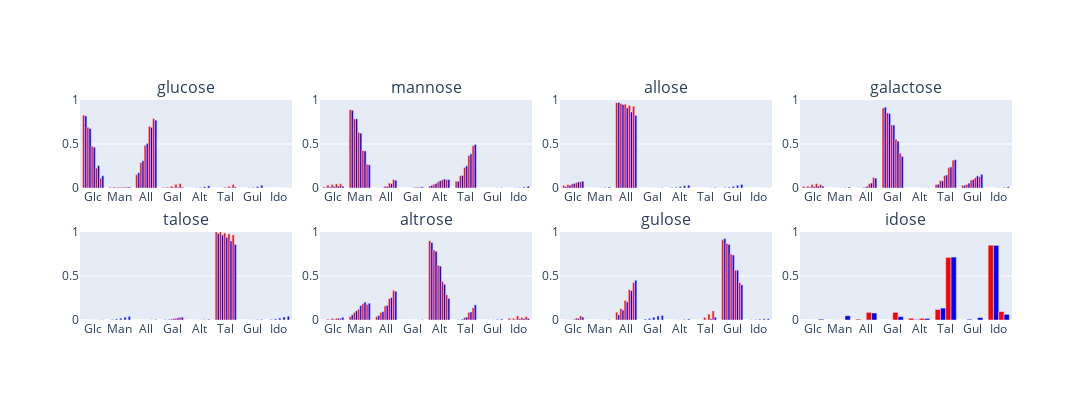

The notebook cell this image was saved under:
### Markdown cell above
parameters = lmfit.Parameters()

add_parameters("Glc_All",  13000,  10, (True,False))
add_parameters("Glc_Gal",   1000,  -2,  (True,False))
add_parameters("Glc_Man",   1000,  -3,  (True,False))
add_parameters("All_Gul",   4000, -11, (True,False))
add_parameters("Gul_Gal",   4000,  -3,  (True,False))
add_parameters("Gal_Tal",   3000,  10, (True,False))
add_parameters("Tal_Man",   5000, -12, (True,False))
add_parameters("Man_Alt",  10000,  -2,  (True,False))
add_parameters("Alt_All",   3700,  10, (True,False))
add_parameters("Alt_Ido",   1000,  1,  (True,False))
add_parameters("Tal_Ido",   5600, -14, (True,False))
add_parameters("Ido_Gul",   1000,  2,  (True,False))

parameter = lmfit.Parameter(
    name = f"log10_catalyst_deactivation_rate_constant",
    min = min_log10_catalyst_deactivation_rate_constant,
    value = default_log10_catalyst_deactivation_rate_constant,
    max = max_log10_catalyst_deactivation_rate_constant,
    vary = False
)
parameters.add(parameter)
#parameters.pretty_print()
#print(f"There are {len(parameters)} parameters.\n")

### Code cell
run_simulations()
plot() # red is experiment, blue is simulated

### Figure 1 — Plotly figure (JSON) as saved in the notebook; plotly's stock layout.template omitted (floating-point values rounded to 4 significant figures)
{"data": [{"marker": {"color": "red"}, "name": "exp:1200 s", "type": "bar", "x": ["Glc", "Man", "All", "Gal", "Alt", "Tal", "Gul", "Ido"], "xaxis": "x", "y": [0.8283, 0.0101, 0.1515, 0.0101, 0, 0, 0, 0], "yaxis": "y"}, {"marker": {"color": "blue"}, "name": "sim:1200 s", "type": "bar", "x": ["Glc", "Man", "All", "Gal", "Alt", "Tal", "Gul", "Ido"], "xaxis": "x", "y": [0.8189, 0.002349, 0.1745, 0.002922, 0.000523, 0.0001699, 0.0005558, 1.894e-06], "yaxis": "y"}, {"marker": {"color": "red"}, "name": "exp:1800 s", "type": "bar", "x": ["Glc", "Man", "All", "Gal", "Alt", "Tal", "Gul", "Ido"], "xaxis": "x", "y": [0.6907, 0.01031, 0.2887, 0.01031, 0, 0, 0, 0], "yaxis": "y"}, {"marker": {"color": "blue"}, "name": "sim:1800 s", "type": "bar", "x": ["Glc", "Man", "All", "Gal", "Alt", "Tal", "Gul", "Ido"], "xaxis": "x", "y": [0.6759, 0.004043, 0.3105, 0.005064, 0.001832, 0.0006062, 0.001979, 1.3e-05], "yaxis": "y"}, {"marker": {"color": "red"}, "name": "exp:2400 s", "type": "bar", "x": ["Glc", "Man", "All", "Gal", "Alt", "Tal", "Gul", "Ido"], "xaxis": "x", "y": [0.4742, 0.01031, 0.4845, 0.02062, 0, 0.01031, 0, 0], "yaxis": "y"}, {"marker": {"color": "blue"}, "name": "sim:2400 s", "type": "bar", "x": ["Glc", "Man", "All", "Gal", "Alt", "Tal", "Gul", "Ido"], "xaxis": "x", "y": [0.4642, 0.006355, 0.507, 0.007848, 0.005892, 0.002045, 0.006583, 8.577e-05], "yaxis": "y"}, {"marker": {"color": "red"}, "name": "exp:4920 s", "type": "bar", "x": ["Glc", "Man", "All", "Gal", "Alt", "Tal", "Gul", "Ido"], "xaxis": "x", "y": [0.2268, 0.01031, 0.701, 0.04124, 0, 0.02062, 0, 0], "yaxis": "y"}, {"marker": {"color": "blue"}, "name": "sim:4920 s", "type": "bar", "x": ["Glc", "Man", "All", "Gal", "Alt", "Tal", "Gul", "Ido"], "xaxis": "x", "y": [0.2544, 0.008913, 0.6892, 0.009818, 0.0145, 0.005679, 0.01714, 0.0004124], "yaxis": "y"}, {"marker": {"color": "red"}, "name": "exp:9720 s", "type": "bar", "x": ["Glc", "Man", "All", "Gal", "Alt", "Tal", "Gul", "Ido"], "xaxis": "x", "y": [0.1111, 0.0101, 0.7879, 0.05051, 0, 0.0404, 0, 0], "yaxis": "y"}, {"marker": {"color": "blue"}, "name": "sim:9720 s", "type": "bar", "x": ["Glc", "Man", "All", "Gal", "Alt", "Tal", "Gul", "Ido"], "xaxis": "x", "y": [0.1389, 0.01194, 0.7708, 0.01019, 0.02433, 0.01187, 0.03076, 0.001172], "yaxis": "y"}, {"marker": {"color": "red"}, "name": "exp:1200 s", "type": "bar", "x": ["Glc", "Man", "All", "Gal", "Alt", "Tal", "Gul", "Ido"], "xaxis": "x2", "y": [0.01099, 0.8901, 0, 0, 0.02198, 0.07692, 0, 0], "yaxis": "y2"}, {"marker": {"color": "blue"}, "name": "sim:1200 s", "type": "bar", "x": ["Glc", "Man", "All", "Gal", "Alt", "Tal", "Gul", "Ido"], "xaxis": "x2", "y": [0.007021, 0.8843, 0.001568, 0.0001846, 0.02969, 0.07685, 5.959e-06, 0.0003407], "yaxis": "y2"}, {"marker": {"color": "red"}, "name": "exp:1800 s", "type": "bar", "x": ["Glc", "Man", "All", "Gal", "Alt", "Tal", "Gul", "Ido"], "xaxis": "x2", "y": [0.03226, 0.7849, 0, 0, 0.04301, 0.1398, 0, 0], "yaxis": "y2"}, {"marker": {"color": "blue"}, "name": "sim:1800 s", "type": "bar", "x": ["Glc", "Man", "All", "Gal", "Alt", "Tal", "Gul", "Ido"], "xaxis": "x2", "y": [0.01194, 0.7859, 0.005586, 0.0006733, 0.05211, 0.1425, 4.169e-05, 0.001227], "yaxis": "y2"}, {"marker": {"color": "red"}, "name": "exp:2400 s", "type": "bar", "x": ["Glc", "Man", "All", "Gal", "Alt", "Tal", "Gul", "Ido"], "xaxis": "x2", "y": [0.04082, 0.6327, 0.02041, 0, 0.07143, 0.2347, 0, 0], "yaxis": "y2"}, {"marker": {"color": "blue"}, "name": "sim:2400 s", "type": "bar", "x": ["Glc", "Man", "All", "Gal", "Alt", "Tal", "Gul", "Ido"], "xaxis": "x2", "y": [0.01784, 0.6228, 0.01858, 0.002347, 0.08206, 0.2519, 0.000286, 0.004167], "yaxis": "y2"}, {"marker": {"color": "red"}, "name": "exp:4920 s", "type": "bar", "x": ["Glc", "Man", "All", "Gal", "Alt", "Tal", "Gul", "Ido"], "xaxis": "x2", "y": [0.0463, 0.4259, 0.05556, 0.009259, 0.09259, 0.3704, 0, 0], "yaxis": "y2"}, {"marker": {"color": "blue"}, "name": "sim:4920 s", "type": "bar", "x": ["Glc", "Man", "All", "Gal", "Alt", "Tal", "Gul", "Ido"], "xaxis": "x2", "y": [0.02108, 0.4216, 0.04844, 0.006614, 0.1018, 0.3878, 0.001471, 0.01118], "yaxis": "y2"}, {"marker": {"color": "red"}, "name": "exp:9720 s", "type": "bar", "x": ["Glc", "Man", "All", "Gal", "Alt", "Tal", "Gul", "Ido"], "xaxis": "x2", "y": [0.04808, 0.2692, 0.09615, 0.009615, 0.09615, 0.4808, 0, 0], "yaxis": "y2"}, {"marker": {"color": "blue"}, "name": "sim:9720 s", "type": "bar", "x": ["Glc", "Man", "All", "Gal", "Alt", "Tal", "Gul", "Ido"], "xaxis": "x2", "y": [0.02066, 0.2628, 0.08755, 0.01307, 0.09596, 0.4948, 0.004505, 0.02066], "yaxis": "y2"}, {"marker": {"color": "red"}, "name": "exp:1200 s", "type": "bar", "x": ["Glc", "Man", "All", "Gal", "Alt", "Tal", "Gul", "Ido"], "xaxis": "x3", "y": [0.03, 0, 0.97, 0, 0, 0, 0, 0], "yaxis": "y3"}, {"marker": {"color": "blue"}, "name": "sim:1200 s", "type": "bar", "x": ["Glc", "Man", "All", "Gal", "Alt", "Tal", "Gul", "Ido"], "xaxis": "x3", "y": [0.01746, 0.0001939, 0.9717, 5.909e-05, 0.005153, 7.413e-06, 0.005443, 2.106e-05], "yaxis": "y3"}, {"marker": {"color": "red"}, "name": "exp:1800 s", "type": "bar", "x": ["Glc", "Man", "All", "Gal", "Alt", "Tal", "Gul", "Ido"], "xaxis": "x3", "y": [0.0396, 0, 0.9604, 0, 0, 0, 0, 0], "yaxis": "y3"}, {"marker": {"color": "blue"}, "name": "sim:1800 s", "type": "bar", "x": ["Glc", "Man", "All", "Gal", "Alt", "Tal", "Gul", "Ido"], "xaxis": "x3", "y": [0.03107, 0.0006965, 0.9481, 0.0002147, 0.009496, 5.191e-05, 0.01026, 7.678e-05], "yaxis": "y3"}, {"marker": {"color": "red"}, "name": "exp:2400 s", "type": "bar", "x": ["Glc", "Man", "All", "Gal", "Alt", "Tal", "Gul", "Ido"], "xaxis": "x3", "y": [0.04762, 0, 0.9524, 0, 0, 0, 0, 0], "yaxis": "y3"}, {"marker": {"color": "blue"}, "name": "sim:2400 s", "type": "bar", "x": ["Glc", "Man", "All", "Gal", "Alt", "Tal", "Gul", "Ido"], "xaxis": "x3", "y": [0.05071, 0.002353, 0.9102, 0.000744, 0.0166, 0.0003637, 0.01873, 0.0002682], "yaxis": "y3"}, {"marker": {"color": "red"}, "name": "exp:4920 s", "type": "bar", "x": ["Glc", "Man", "All", "Gal", "Alt", "Tal", "Gul", "Ido"], "xaxis": "x3", "y": [0.06061, 0, 0.9394, 0, 0, 0, 0, 0], "yaxis": "y3"}, {"marker": {"color": "blue"}, "name": "sim:4920 s", "type": "bar", "x": ["Glc", "Man", "All", "Gal", "Alt", "Tal", "Gul", "Ido"], "xaxis": "x3", "y": [0.06898, 0.006273, 0.8643, 0.00208, 0.02519, 0.001985, 0.03039, 0.0007646], "yaxis": "y3"}, {"marker": {"color": "red"}, "name": "exp:9720 s", "type": "bar", "x": ["Glc", "Man", "All", "Gal", "Alt", "Tal", "Gul", "Ido"], "xaxis": "x3", "y": [0.07071, 0, 0.9293, 0, 0, 0, 0, 0], "yaxis": "y3"}, {"marker": {"color": "blue"}, "name": "sim:9720 s", "type": "bar", "x": ["Glc", "Man", "All", "Gal", "Alt", "Tal", "Gul", "Ido"], "xaxis": "x3", "y": [0.07726, 0.01158, 0.8259, 0.004105, 0.03181, 0.006614, 0.04118, 0.001565], "yaxis": "y3"}, {"marker": {"color": "red"}, "name": "exp:1200 s", "type": "bar", "x": ["Glc", "Man", "All", "Gal", "Alt", "Tal", "Gul", "Ido"], "xaxis": "x4", "y": [0.0202, 0, 0, 0.9091, 0, 0.0404, 0.0303, 0], "yaxis": "y4"}, {"marker": {"color": "blue"}, "name": "sim:1200 s", "type": "bar", "x": ["Glc", "Man", "All", "Gal", "Alt", "Tal", "Gul", "Ido"], "xaxis": "x4", "y": [0.005848, 0.0001518, 0.001568, 0.9189, 5.042e-06, 0.04291, 0.03041, 0.0002003], "yaxis": "y4"}, {"marker": {"color": "red"}, "name": "exp:1800 s", "type": "bar", "x": ["Glc", "Man", "All", "Gal", "Alt", "Tal", "Gul", "Ido"], "xaxis": "x4", "y": [0.02083, 0, 0, 0.8542, 0, 0.08333, 0.04167, 0], "yaxis": "y4"}, {"marker": {"color": "blue"}, "name": "sim:1800 s", "type": "bar", "x": ["Glc", "Man", "All", "Gal", "Alt", "Tal", "Gul", "Ido"], "xaxis": "x4", "y": [0.01015, 0.0005546, 0.00572, 0.8461, 3.495e-05, 0.081, 0.05573, 0.0007321], "yaxis": "y4"}, {"marker": {"color": "red"}, "name": "exp:2400 s", "type": "bar", "x": ["Glc", "Man", "All", "Gal", "Alt", "Tal", "Gul", "Ido"], "xaxis": "x4", "y": [0.0404, 0, 0.0101, 0.7172, 0, 0.1414, 0.09091, 0], "yaxis": "y4"}, {"marker": {"color": "blue"}, "name": "sim:2400 s", "type": "bar", "x": ["Glc", "Man", "All", "Gal", "Alt", "Tal", "Gul", "Ido"], "xaxis": "x4", "y": [0.01582, 0.001943, 0.01996, 0.7159, 0.0002388, 0.148, 0.09559, 0.002558], "yaxis": "y4"}, {"marker": {"color": "red"}, "name": "exp:4920 s", "type": "bar", "x": ["Glc", "Man", "All", "Gal", "Alt", "Tal", "Gul", "Ido"], "xaxis": "x4", "y": [0.04854, 0, 0.04854, 0.5534, 0, 0.233, 0.1165, 0], "yaxis": "y4"}, {"marker": {"color": "blue"}, "name": "sim:4920 s", "type": "bar", "x": ["Glc", "Man", "All", "Gal", "Alt", "Tal", "Gul", "Ido"], "xaxis": "x4", "y": [0.02023, 0.005545, 0.05641, 0.5327, 0.001223, 0.2394, 0.1372, 0.007187], "yaxis": "y4"}, {"marker": {"color": "red"}, "name": "exp:9720 s", "type": "bar", "x": ["Glc", "Man", "All", "Gal", "Alt", "Tal", "Gul", "Ido"], "xaxis": "x4", "y": [0.0396, 0, 0.1188, 0.396, 0, 0.3168, 0.1287, 0], "yaxis": "y4"}, {"marker": {"color": "blue"}, "name": "sim:9720 s", "type": "bar", "x": ["Glc", "Man", "All", "Gal", "Alt", "Tal", "Gul", "Ido"], "xaxis": "x4", "y": [0.02213, 0.01122, 0.1122, 0.3601, 0.003723, 0.3216, 0.155, 0.01398], "yaxis": "y4"}, {"marker": {"color": "red"}, "name": "exp:1200 s", "type": "bar", "x": ["Glc", "Man", "All", "Gal", "Alt", "Tal", "Gul", "Ido"], "xaxis": "x5", "y": [0, 0, 0, 0, 0, 1, 0, 0], "yaxis": "y5"}, {"marker": {"color": "blue"}, "name": "sim:1200 s", "type": "bar", "x": ["Glc", "Man", "All", "Gal", "Alt", "Tal", "Gul", "Ido"], "xaxis": "x5", "y": [3.871e-05, 0.006405, 7.335e-06, 0.004291, 0.0001209, 0.9824, 9.239e-05, 0.006681], "yaxis": "y5"}, {"marker": {"color": "red"}, "name": "exp:1800 s", "type": "bar", "x": ["Glc", "Man", "All", "Gal", "Alt", "Tal", "Gul", "Ido"], "xaxis": "x5", "y": [0, 0, 0, 0, 0, 1, 0, 0], "yaxis": "y5"}, {"marker": {"color": "blue"}, "name": "sim:1800 s", "type": "bar", "x": ["Glc", "Man", "All", "Gal", "Alt", "Tal", "Gul", "Ido"], "xaxis": "x5", "y": [0.0001377, 0.01188, 5.093e-05, 0.0081, 0.0004367, 0.9666, 0.0003424, 0.01246], "yaxis": "y5"}, {"marker": {"color": "red"}, "name": "exp:2400 s", "type": "bar", "x": ["Glc", "Man", "All", "Gal", "Alt", "Tal", "Gul", "Ido"], "xaxis": "x5", "y": [0, 0, 0, 0.0101, 0, 0.9899, 0, 0], "yaxis": "y5"}, {"marker": {"color": "blue"}, "name": "sim:2400 s", "type": "bar", "x": ["Glc", "Man", "All", "Gal", "Alt", "Tal", "Gul", "Ido"], "xaxis": "x5", "y": [0.0004611, 0.021, 0.000352, 0.01479, 0.001497, 0.9385, 0.001232, 0.02219], "yaxis": "y5"}, {"marker": {"color": "red"}, "name": "exp:4920 s", "type": "bar", "x": ["Glc", "Man", "All", "Gal", "Alt", "Tal", "Gul", "Ido"], "xaxis": "x5", "y": [0, 0, 0, 0.02083, 0, 0.9792, 0, 0], "yaxis": "y5"}, {"marker": {"color": "blue"}, "name": "sim:4920 s", "type": "bar", "x": ["Glc", "Man", "All", "Gal", "Alt", "Tal", "Gul", "Ido"], "xaxis": "x5", "y": [0.00122, 0.03235, 0.001932, 0.02392, 0.004065, 0.8985, 0.003647, 0.03441], "yaxis": "y5"}, {"marker": {"color": "red"}, "name": "exp:9720 s", "type": "bar", "x": ["Glc", "Man", "All", "Gal", "Alt", "Tal", "Gul", "Ido"], "xaxis": "x5", "y": [0, 0, 0, 0.03226, 0, 0.9677, 0, 0], "yaxis": "y5"}, {"marker": {"color": "blue"}, "name": "sim:9720 s", "type": "bar", "x": ["Glc", "Man", "All", "Gal", "Alt", "Tal", "Gul", "Ido"], "xaxis": "x5", "y": [0.00232, 0.04134, 0.006483, 0.03208, 0.007652, 0.8586, 0.007614, 0.04387], "yaxis": "y5"}, {"marker": {"color": "red"}, "name": "exp:1200 s", "type": "bar", "x": ["Glc", "Man", "All", "Gal", "Alt", "Tal", "Gul", "Ido"], "xaxis": "x6", "y": [0, 0.04, 0.04, 0, 0.9, 0, 0, 0.02], "yaxis": "y6"}, {"marker": {"color": "blue"}, "name": "sim:1200 s", "type": "bar", "x": ["Glc", "Man", "All", "Gal", "Alt", "Tal", "Gul", "Ido"], "xaxis": "x6", "y": [0.0007205, 0.05938, 0.05154, 5.697e-06, 0.8812, 0.002753, 0.0001622, 0.004233], "yaxis": "y6"}, {"marker": {"color": "red"}, "name": "exp:1800 s", "type": "bar", "x": ["Glc", "Man", "All", "Gal", "Alt", "Tal", "Gul", "Ido"], "xaxis": "x6", "y": [0.009709, 0.08738, 0.08738, 0, 0.7961, 0, 0, 0.01942], "yaxis": "y6"}, {"marker": {"color": "blue"}, "name": "sim:1800 s", "type": "bar", "x": ["Glc", "Man", "All", "Gal", "Alt", "Tal", "Gul", "Ido"], "xaxis": "x6", "y": [0.002507, 0.1042, 0.09504, 3.975e-05, 0.7802, 0.00994, 0.0005918, 0.007509], "yaxis": "y6"}, {"marker": {"color": "red"}, "name": "exp:2400 s", "type": "bar", "x": ["Glc", "Man", "All", "Gal", "Alt", "Tal", "Gul", "Ido"], "xaxis": "x6", "y": [0.01887, 0.1226, 0.1604, 0, 0.6226, 0.0283, 0, 0.04717], "yaxis": "y6"}, {"marker": {"color": "blue"}, "name": "sim:2400 s", "type": "bar", "x": ["Glc", "Man", "All", "Gal", "Alt", "Tal", "Gul", "Ido"], "xaxis": "x6", "y": [0.007934, 0.164, 0.1666, 0.0002714, 0.613, 0.03394, 0.002069, 0.01221], "yaxis": "y6"}, {"marker": {"color": "red"}, "name": "exp:4920 s", "type": "bar", "x": ["Glc", "Man", "All", "Gal", "Alt", "Tal", "Gul", "Ido"], "xaxis": "x6", "y": [0.01942, 0.1845, 0.2427, 0, 0.4369, 0.08738, 0, 0.02913], "yaxis": "y6"}, {"marker": {"color": "blue"}, "name": "sim:4920 s", "type": "bar", "x": ["Glc", "Man", "All", "Gal", "Alt", "Tal", "Gul", "Ido"], "xaxis": "x6", "y": [0.01896, 0.2031, 0.2548, 0.001383, 0.4073, 0.09196, 0.005897, 0.0166], "yaxis": "y6"}, {"marker": {"color": "red"}, "name": "exp:9720 s", "type": "bar", "x": ["Glc", "Man", "All", "Gal", "Alt", "Tal", "Gul", "Ido"], "xaxis": "x6", "y": [0.0198, 0.1782, 0.3366, 0, 0.2871, 0.1386, 0, 0.0396], "yaxis": "y6"}, {"marker": {"color": "blue"}, "name": "sim:9720 s", "type": "bar", "x": ["Glc", "Man", "All", "Gal", "Alt", "Tal", "Gul", "Ido"], "xaxis": "x6", "y": [0.03064, 0.1904, 0.3258, 0.004176, 0.2458, 0.1722, 0.01196, 0.01905], "yaxis": "y6"}, {"marker": {"color": "red"}, "name": "exp:1200 s", "type": "bar", "x": ["Glc", "Man", "All", "Gal", "Alt", "Tal", "Gul", "Ido"], "xaxis": "x7", "y": [0, 0, 0.08824, 0, 0, 0, 0.9118, 0], "yaxis": "y7"}, {"marker": {"color": "blue"}, "name": "sim:1200 s", "type": "bar", "x": ["Glc", "Man", "All", "Gal", "Alt", "Tal", "Gul", "Ido"], "xaxis": "x7", "y": [0.0005894, 5.341e-06, 0.05987, 0.01014, 0.0001697, 0.0003903, 0.9258, 0.003064], "yaxis": "y7"}, {"marker": {"color": "red"}, "name": "exp:1800 s", "type": "bar", "x": ["Glc", "Man", "All", "Gal", "Alt", "Tal", "Gul", "Ido"], "xaxis": "x7", "y": [0, 0, 0.13, 0, 0, 0, 0.87, 0], "yaxis": "y7"}, {"marker": {"color": "blue"}, "name": "sim:1800 s", "type": "bar", "x": ["Glc", "Man", "All", "Gal", "Alt", "Tal", "Gul", "Ido"], "xaxis": "x7", "y": [0.002102, 3.716e-05, 0.1129, 0.01858, 0.0006193, 0.001445, 0.8588, 0.005548], "yaxis": "y7"}, {"marker": {"color": "red"}, "name": "exp:2400 s", "type": "bar", "x": ["Glc", "Man", "All", "Gal", "Alt", "Tal", "Gul", "Ido"], "xaxis": "x7", "y": [0, 0, 0.2222, 0, 0, 0.0303, 0.7475, 0], "yaxis": "y7"}, {"marker": {"color": "blue"}, "name": "sim:2400 s", "type": "bar", "x": ["Glc", "Man", "All", "Gal", "Alt", "Tal", "Gul", "Ido"], "xaxis": "x7", "y": [0.007001, 0.0002546, 0.206, 0.03188, 0.002161, 0.005194, 0.7382, 0.00931], "yaxis": "y7"}, {"marker": {"color": "red"}, "name": "exp:4920 s", "type": "bar", "x": ["Glc", "Man", "All", "Gal", "Alt", "Tal", "Gul", "Ido"], "xaxis": "x7", "y": [0.02222, 0, 0.3444, 0, 0, 0.06667, 0.5667, 0], "yaxis": "y7"}, {"marker": {"color": "blue"}, "name": "sim:4920 s", "type": "bar", "x": ["Glc", "Man", "All", "Gal", "Alt", "Tal", "Gul", "Ido"], "xaxis": "x7", "y": [0.01828, 0.001306, 0.3339, 0.04584, 0.006109, 0.01541, 0.5662, 0.01296], "yaxis": "y7"}, {"marker": {"color": "red"}, "name": "exp:9720 s", "type": "bar", "x": ["Glc", "Man", "All", "Gal", "Alt", "Tal", "Gul", "Ido"], "xaxis": "x7", "y": [0.04598, 0, 0.4253, 0, 0, 0.1034, 0.4253, 0], "yaxis": "y7"}, {"marker": {"color": "blue"}, "name": "sim:9720 s", "type": "bar", "x": ["Glc", "Man", "All", "Gal", "Alt", "Tal", "Gul", "Ido"], "xaxis": "x7", "y": [0.03292, 0.003981, 0.4518, 0.05195, 0.01213, 0.03251, 0.4004, 0.01435], "yaxis": "y7"}, {"marker": {"color": "red"}, "name": "exp:1200 s", "type": "bar", "x": ["Glc", "Man", "All", "Gal", "Alt", "Tal", "Gul", "Ido"], "xaxis": "x8", "y": [0, 0, 0.01, 0, 0.02, 0.12, 0, 0.85], "yaxis": "y8"}, {"marker": {"color": "blue"}, "name": "sim:1200 s", "type": "bar", "x": ["Glc", "Man", "All", "Gal", "Alt", "Tal", "Gul", "Ido"], "xaxis": "x8", "y": [1.203e-05, 0.0009727, 0.0006853, 0.0005239, 0.005968, 0.1354, 0.008747, 0.8477], "yaxis": "y8"}, {"marker": {"color": "red"}, "name": "exp:1800 s", "type": "bar", "x": ["Glc", "Man", "All", "Gal", "Alt", "Tal", "Gul", "Ido"], "xaxis": "x8", "y": [0, 0, 0.08654, 0.08654, 0.01923, 0.7115, 0, 0.09615], "yaxis": "y8"}, {"marker": {"color": "blue"}, "name": "sim:1800 s", "type": "bar", "x": ["Glc", "Man", "All", "Gal", "Alt", "Tal", "Gul", "Ido"], "xaxis": "x8", "y": [0.009665, 0.0478, 0.0794, 0.03829, 0.01793, 0.7151, 0.02778, 0.06399], "yaxis": "y8"}], "layout": {"annotations": [{"font": {"size": 16}, "showarrow": false, "text": "glucose", "x": 0.1138, "xanchor": "center", "xref": "paper", "y": 1, "yanchor": "bottom", "yref": "paper"}, {"font": {"size": 16}, "showarrow": false, "text": "mannose", "x": 0.3712, "xanchor": "center", "xref": "paper", "y": 1, "yanchor": "bottom", "yref": "paper"}, {"font": {"size": 16}, "showarrow": false, "text": "allose", "x": 0.6288, "xanchor": "center", "xref": "paper", "y": 1, "yanchor": "bottom", "yref": "paper"}, {"font": {"size": 16}, "showarrow": false, "text": "galactose", "x": 0.8862, "xanchor": "center", "xref": "paper", "y": 1, "yanchor": "bottom", "yref": "paper"}, {"font": {"size": 16}, "showarrow": false, "text": "talose", "x": 0.1138, "xanchor": "center", "xref": "paper", "y": 0.4, "yanchor": "bottom", "yref": "paper"}, {"font": {"size": 16}, "showarrow": false, "text": "altrose", "x": 0.3712, "xanchor": "center", "xref": "paper", "y": 0.4, "yanchor": "bottom", "yref": "paper"}, {"font": {"size": 16}, "showarrow": false, "text": "gulose", "x": 0.6288, "xanchor": "center", "xref": "paper", "y": 0.4, "yanchor": "bottom", "yref": "paper"}, {"font": {"size": 16}, "showarrow": false, "text": "idose", "x": 0.8862, "xanchor": "center", "xref": "paper", "y": 0.4, "yanchor": "bottom", "yref": "paper"}], "barmode": "group", "height": 400, "showlegend": false, "width": 1400, "xaxis": {"anchor": "y", "autorange": true, "domain": [0, 0.2275], "range": [-0.5, 7.5], "type": "category"}, "xaxis2": {"anchor": "y2", "autorange": true, "domain": [0.2575, 0.485], "range": [-0.5, 7.5], "type": "category"}, "xaxis3": {"anchor": "y3", "autorange": true, "domain": [0.515, 0.7425], "range": [-0.5, 7.5], "type": "category"}, "xaxis4": {"anchor": "y4", "autorange": true, "domain": [0.7725, 1], "range": [-0.5, 7.5], "type": "category"}, "xaxis5": {"anchor": "y5", "autorange": true, "domain": [0, 0.2275], "range": [-0.5, 7.5], "type": "category"}, "xaxis6": {"anchor": "y6", "autorange": true, "domain": [0.2575, 0.485], "range": [-0.5, 7.5], "type": "category"}, "xaxis7": {"anchor": "y7", "autorange": true, "domain": [0.515, 0.7425], "range": [-0.5, 7.5], "type": "category"}, "xaxis8": {"anchor": "y8", "autorange": true, "domain": [0.7725, 1], "range": [-0.5, 7.5], "type": "category"}, "yaxis": {"anchor": "x", "domain": [0.6, 1], "range": [0, 1], "type": "linear"}, "yaxis2": {"anchor": "x2", "domain": [0.6, 1], "range": [0, 1], "type": "linear"}, "yaxis3": {"anchor": "x3", "domain": [0.6, 1], "range": [0, 1], "type": "linear"}, "yaxis4": {"anchor": "x4", "domain": [0.6, 1], "range": [0, 1], "type": "linear"}, "yaxis5": {"anchor": "x5", "domain": [0, 0.4], "range": [0, 1], "type": "linear"}, "yaxis6": {"anchor": "x6", "domain": [0, 0.4], "range": [0, 1], "type": "linear"}, "yaxis7": {"anchor": "x7", "domain": [0, 0.4], "range": [0, 1], "type": "linear"}, "yaxis8": {"anchor": "x8", "domain": [0, 0.4], "range": [0, 1], "type": "linear"}}}
